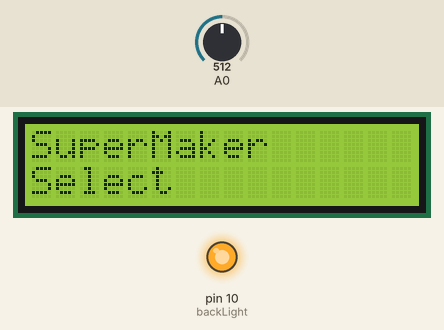
Bench run of a sketch on a simulated Arduino Uno, built with avr-gcc and run on an emulated ATmega328P. Shown: 16×2 character LCD, output pins drawn as LEDs (lit = HIGH). Inputs (shaded band) come from the test bench; at power-on: A0 = 512. What the sketch prints to the serial monitor is not drawn.

Above: at 1.2 s.
1.3 s: A0 set to 488
At 2.4 s:
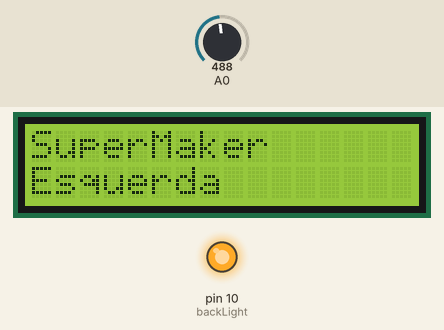
2.8 s: A0 set to 307
4.3 s: A0 set to 285
At 4.9 s:
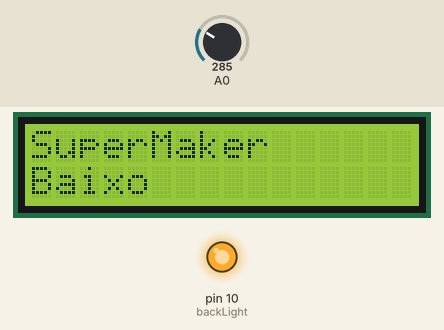
5.8 s: A0 set to 122
At 6.9 s:
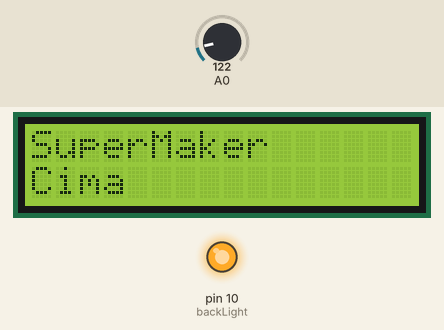
7.3 s: A0 set to 139
8.8 s: A0 set to 157
At 9.6 s:
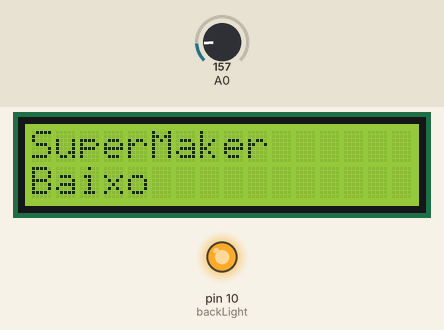
Timing chart, 0 to 11.3 s (numbered marks = the images above; inputs shaded):
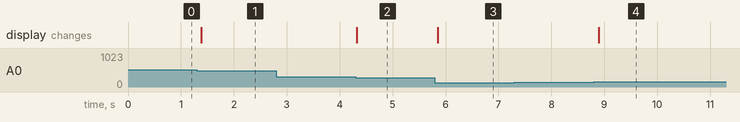

The sketch:

lcd.ino
```cpp
#include <Arduino.h>
#include <LiquidCrystal.h>

const int backLight = 10;

LiquidCrystal lcd(8, 9, 4, 5, 6, 7);

struct {
  int limite;
  char *nome;
} teclas[] = {{50, "Direita "},  {150, "Cima    "}, {300, "Baixo   "},
              {500, "Esquerda"}, {750, "Select  "}, {1024, "        "}};

void setup() {
  Serial.begin(9600);
  pinMode(backLight, OUTPUT);
  digitalWrite(backLight, HIGH);
  lcd.begin(16, 2);
  lcd.print("SuperMaker");
}

void loop() {
  const unsigned int leitura = analogRead(A0);

  Serial.print(leitura, DEC);
  Serial.print("\n");

  unsigned int teclaNova = 0;

  while (leitura >= teclas[++teclaNova].limite)
    ;

  lcd.setCursor(0, 1);
  lcd.print(teclas[teclaNova].nome);

  delay(100);
}
```

Measured:
- the behaviour switches between 500 and 499 on A0 (found by bisection; images 0 and 1)
- the behaviour switches between 300 and 299 on A0 (found by bisection; images 1 and 2)
- the behaviour switches between 149 and 150 on A0 (found by bisection; images 3 and 4)
- after the input at 1.3 s, the display: changes after 0.08 s (image 1)
- after the input at 2.8 s, every drawn part: stays the same
- after the input at 4.3 s, the display: changes at once (image 2)
- after the input at 5.8 s, the display: changes after 0.05 s (image 3)
- after the input at 7.3 s, every drawn part: stays the same
- after the input at 8.8 s, the display: changes after 0.09 s (image 4)
